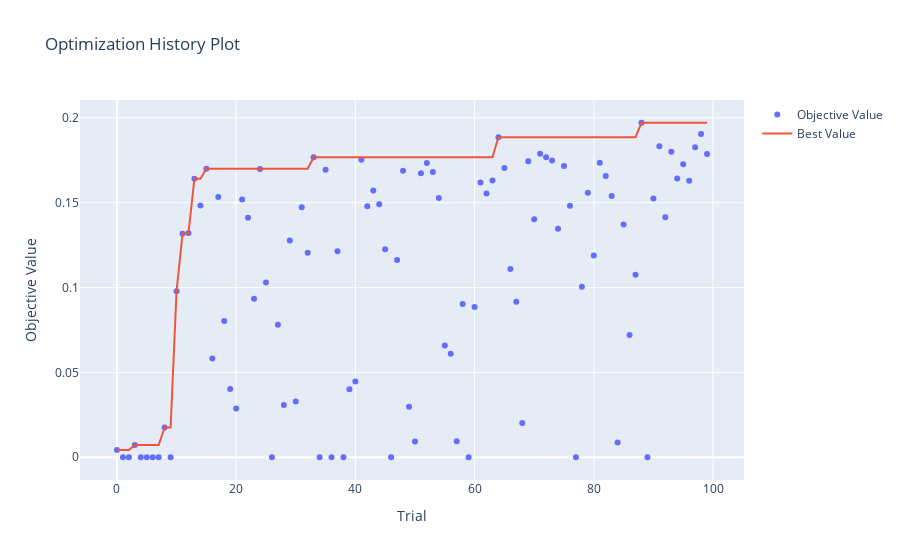

The notebook cell saved with this chart:
### Code cell
# 하이퍼파라미터 최적화 과정을 확인
optuna.visualization.plot_optimization_history(study_cat_no_enc)
